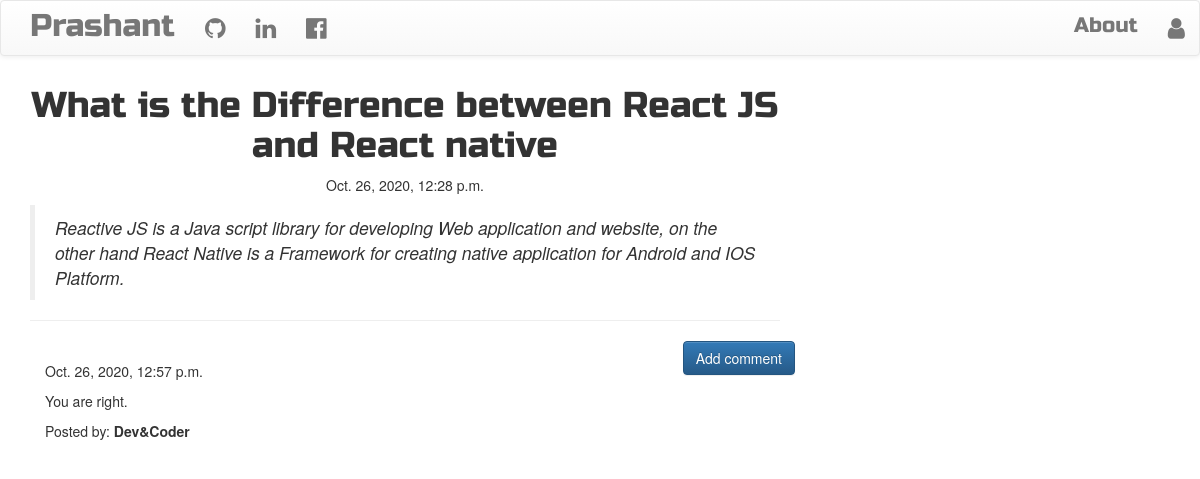
The page /post/25 on the database its author committed.
### blog/models.py (models this page shows, shortened)
class Post(models.Model):
    author = models.ForeignKey('auth.User', on_delete=models.CASCADE,)
    title = models.CharField(max_length=200)
    text = models.CharField(max_length=600)
    create_date = models.DateTimeField(default=timezone.now)
    published_date = models.DateTimeField(blank=True, null=True)

class Comment(models.Model):
    post = models.ForeignKey('blog.Post', related_name='comments', on_delete=models.CASCADE,)
    author = models.CharField(max_length=400)
    text = models.TextField()
    created_date = models.DateTimeField(default=timezone.now())
    approved_comment = models.BooleanField(default=False)

### blog/views.py (the view)
# urls.py: url(r'^post/(?P<pk>\d+)$', views.PostDetailView.as_view(), name='post_detail'),
class PostDetailView(DetailView):
    model = Post

### blog/templates/blog/post_detail.html (shortened to what this page needs)
{% extends 'blog/base.html' %}
{% block content %}
        <h1 class='posttitle loader'>{{ post.title }}</h1>
        {% if post.published_date %}
            <div class="date postdate">
                {{ post.published_date }}
            </div>
        {% else %}
            <a class="btn btn-default" href="{% url 'post_publish' pk=post.pk %}">Publish</a>
        {% endif %}
      <p class='postcontent' >{{ post.text|safe|linebreaksbr }}</p>
  <hr>
  <a class="btn btn-primary btn-comment" href="{% url 'add_comment_to_post' pk=post.pk %}">Add comment</a>
  <div class="container">
  {% for comment in post.comments.all %}
  <br>
      {% if user.is_authenticated or comment.approved_comment %}
              {{ comment.created_date }}
          <p>{{ comment.text|safe|linebreaks }}</p>
          <p>Posted by: <strong>{{ comment.author }}</strong></p>
      {% endif %}
  {% empty %}
      <p>No comments posted.</p>
  {% endfor %}
</div>
{% endblock %}

### blog/static/css/blog.css (style rules this page uses)
.postdate { text-align: center; }
.posttitle { font-family:'Russo One',sans-serif; fort-size: 3em; text-align: center; }
.postcontent { font-family:'Playfair'; font-size: 1.5em; }
.btn-comment { position: absolute; right: 0px; }
.loader { filter:hue-rotate(0deg); color:linear-gradient(45deg,#0f8,#08f); animation:hue 10000ms infinite linear; }

### rows shown on the page
Post: title "What is the Difference between React JS and React native", published_date "Oct. 26, 2020, 12:28 p.m.", text "Reactive JS is a Java script library for developing Web application and website, on the other hand React Native is a Framework for creating native application for Android and IOS Platform."
Comment: created_date "Oct. 26, 2020, 12:57 p.m.", text "You are right.", author "Dev&Coder"
